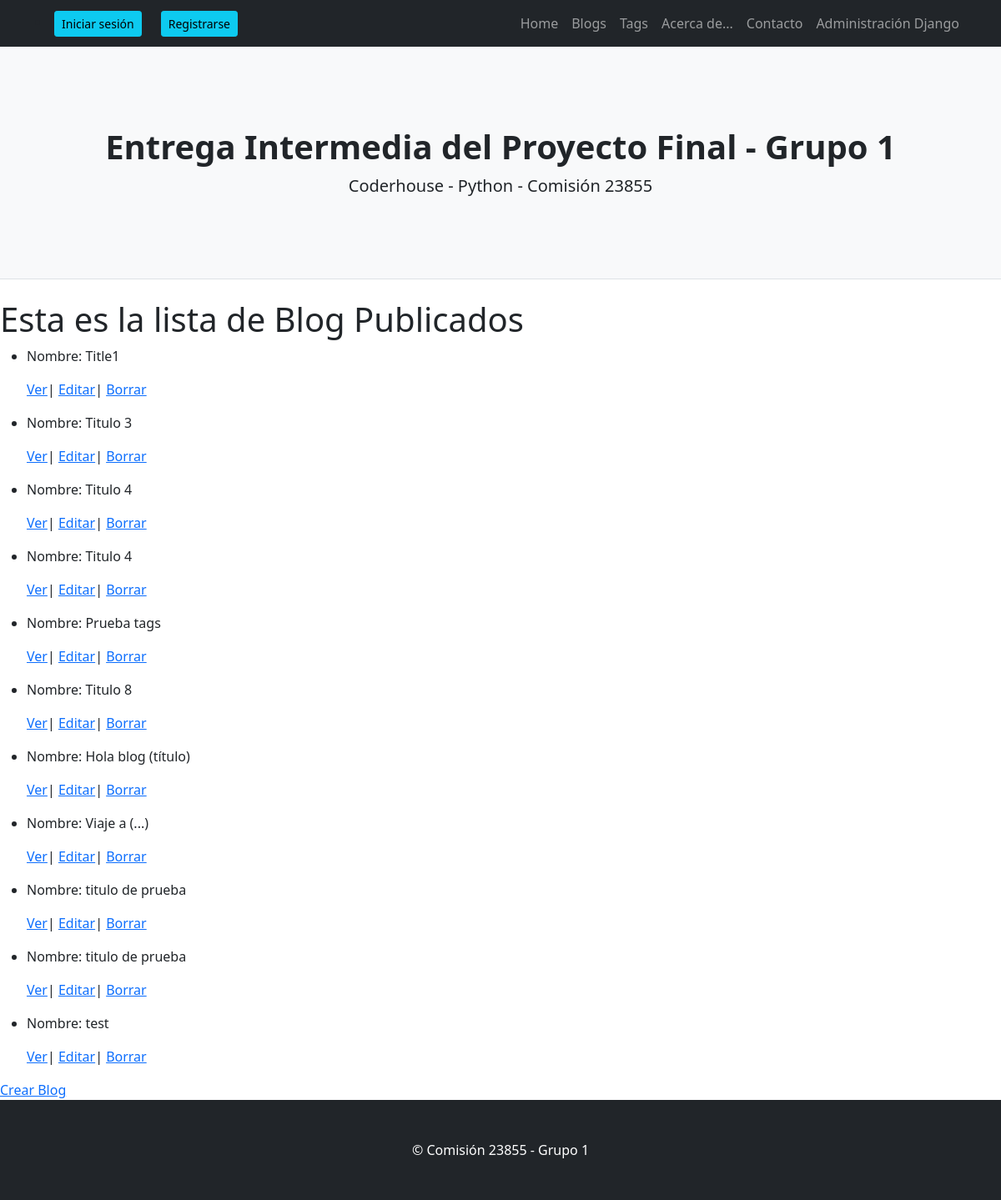
The app's page /AppProyecto1/blog_lista/ with its own data.
### AppProyecto1/models.py (models this page shows, shortened)
class Blog(models.Model):
    title=models.CharField(max_length=40)
    subtitle=models.CharField(max_length=40)
    body=models.TextField()
    tag=models.ManyToManyField(Tag) #Este many to many crea la tabla blog_tag en la base

### AppProyecto1/views.py (the view)
# urls.py: path("blog_lista/",views.BlogLista.as_view(), name= 'BlogList'),
class BlogLista(ListView):
    model = Blog
    template_name = "AppProyecto1/blog_lista.html"

### AppProyecto1/templates/AppProyecto1/blog_lista.html
{% extends 'AppProyecto1/padre.html' %}
{% load static %}
{% block contenidoQueCambia %}
<h1>Esta es la lista de Blog Publicados</h1>
<ul>
    {% for blog in object_list %}
        <li>
            <p>Nombre: {{blog.title}}</p>
            <p>
                <a href="{% url 'BlogDetail' blog.id %}">Ver</a>|
                <a href="{% url 'BlogEdit' blog.id %}">Editar</a>|
                <a href="{% url 'BlogDelete' blog.id %}">Borrar</a>
            </p>
        </li>
    {% endfor %}
</ul>
<a href="{% url 'BlogNew' %}">Crear Blog</a>
{% endblock contenidoQueCambia %}

### records on screen
Blog: title "Title1"
Blog: title "Titulo 3"
Blog: title "Titulo 4"
Blog: title "Titulo 4"
Blog: title "Prueba tags"
Blog: title "Titulo 8"
Blog: title "Hola blog (título)"
Blog: title "Viaje a (...)"
Blog: title "titulo de prueba"
Blog: title "titulo de prueba"
Blog: title "test"
